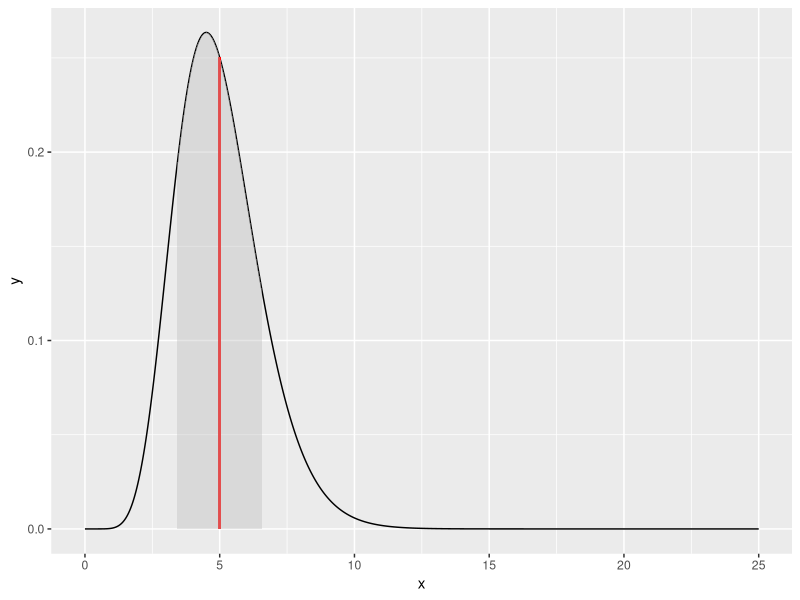

This chart was generated by the following R code:
library(ggplot2)

set.seed(17)

alpha <- 10
beta <- 2

x <- seq(0, 25, by = 0.01)
y <- dgamma(x, shape = alpha, rate = beta)

df <- data.frame(x = x, y = y)

ggplot(df, aes(x = x, y = y)) + 
    geom_line() +
    geom_segment(aes(x = 5, y = 0,
                     xend = 5, yend = dgamma(5, shape = 10, rate = 2)),
                 color = "red") +
    stat_function(fun = dgamma, args = list(shape = 10, rate = 2),
                  xlim = c(5 - sqrt(10/4), 5 + sqrt(10/4)),
                  geom = "area", fill = "gray", alpha = 0.4)
